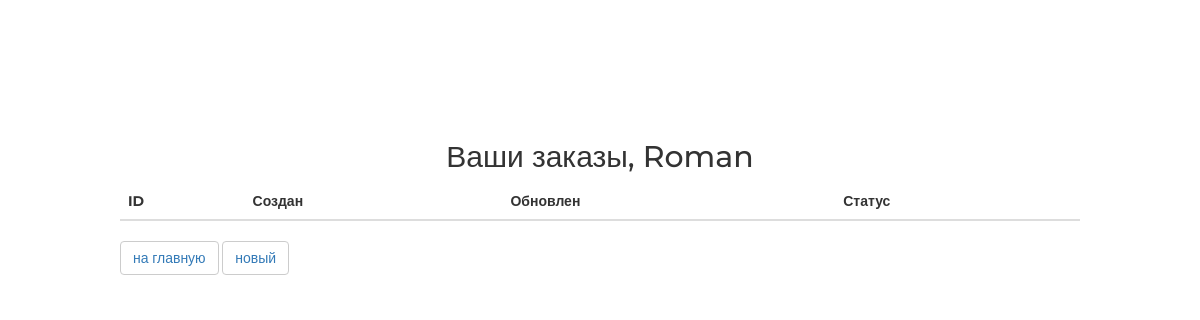
The app's page /order/ (signed in), older data.
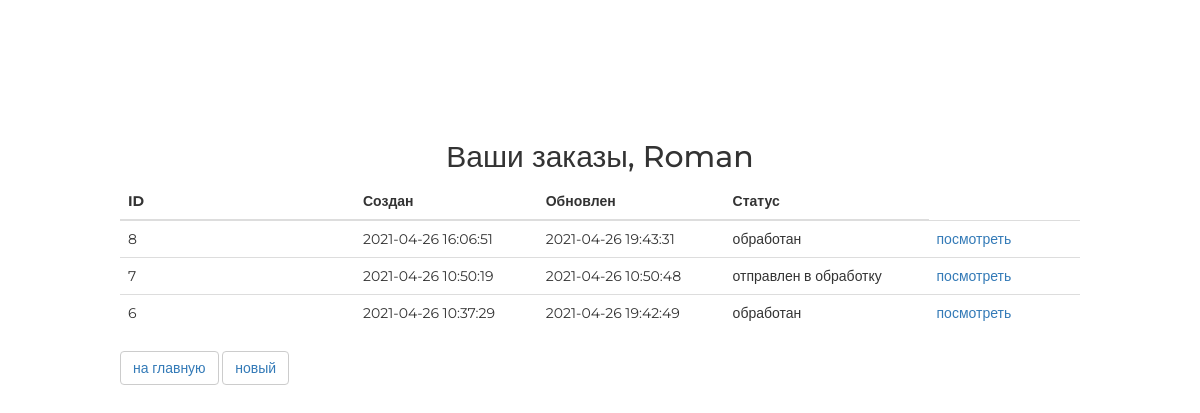
The same page, newer data.
### authapp/models.py (models this page shows, shortened)
class ShopUser(AbstractUser):
    avatar = models.ImageField(upload_to='users_avatars', blank=True)
    age = models.PositiveSmallIntegerField(verbose_name='возраст', blank=True)
    activation_key = models.CharField(max_length=128, blank=True)
    activation_key_expires = models.DateTimeField(auto_now_add=True, blank=True, null=True)

### ordersapp/models.py (models this page shows, shortened)
class Order(models.Model):
    FORMING = 'FM'
    SENT_TO_PROCEED = 'STP'
    PROCEEDED = 'PRO'
    PAID = 'PD'
    READY = 'RDY'
    CANCEL = 'CNC'
    ORDER_STATUSES = (
        (FORMING, 'формируется'),
        (SENT_TO_PROCEED, 'отправлен в обработку'),
        (PROCEEDED, 'обработан'),
        (PAID, 'оплачен'),
        (READY, 'готов к выдаче'),
        (CANCEL, 'отменен'),
    )
    user = models.ForeignKey(settings.AUTH_USER_MODEL, on_delete=models.CASCADE)
    created = models.DateTimeField(auto_now_add=True, verbose_name='создан')
    updated = models.DateTimeField(auto_now=True, verbose_name='изменен')
    status = models.CharField(choices=ORDER_STATUSES, default=FORMING, verbose_name='статус', max_length=3)
    is_active = models.BooleanField(default=True, verbose_name='статус')
    class Meta:
        ordering = ('-created',)
        verbose_name = 'заказ'
        verbose_name_plural = 'заказы'

### ordersapp/views.py (the view)
# urls.py: path('', ordersapp.OrderList.as_view(), name='orders_list'),
class OrderList(ListView):
    model = Order
    def get_queryset(self):
        return Order.objects.filter(user=self.request.user)

### mainapp/context_processors.py (called while the page is built)
def basket(request):
    print(f'context processor basket works')
    basket = []
    if request.user.is_authenticated:
        basket = Basket.objects.filter(user=request.user).order_by('product__category')
    return {
        'basket': basket,
    }

### ordersapp/templates/ordersapp/order_list.html (shortened to what this page needs)
{% extends 'ordersapp/base.html' %}
{% load static %}
{% block content %}
   <div class="h2 text-center head">
       Ваши заказы,
       {% if user.first_name %}
           {{ user.first_name|title}}
       {% else %}
           Пользователь
       {% endif %}
   </div>
   <table class="table orders_list">
       <thead>
         <tr>
           <th>ID</th>
           <th>Создан</th>
           <th>Обновлен</th>
           <th>Статус</th>
         </tr>
       </thead>
       <tbody>
           {% for item in object_list %}
               {% if item.is_active %}
               <tr>
                   <td class="td1 orders_list">{{ item.pk }}</td>
                   <td>{{ item.created|date:"Y-m-d H:i:s" }}</td>
                   <td>{{ item.updated|date:"Y-m-d H:i:s" }}</td>
                   <td>{{ item.get_status_display }}</td>
                   <td>
                       <a href="{% url 'ordersapp:order_read' item.pk %}">
                           посмотреть
                       </a>
                   </td>
                   <td>
                   </td>
                   <td>
                   </td>
               </tr>
               {% endif %}
           {% endfor %}
       </tbody>
   </table>
   <button class="btn btn-default btn-round">
       <a href="{% url 'main' %}">
           на главную
       </a>
   </button>
   <button class="btn btn-default btn-round">
       <a href="{% url 'ordersapp:order_create' %}">
           новый
       </a>
   </button>
{% endblock %}

### ordersapp/templates/ordersapp/base.html (shortened to what this page needs)
<!DOCTYPE html>
{% load static %}
<html>
<head>
   {% block css %}
       <link rel="stylesheet" type="text/css" href="{% static 'css/bootstrap.min.css' %}">
       <link rel="stylesheet" type="text/css" href="{% static 'css/style.css' %}">
       <link rel="stylesheet" href="{% static 'fonts/font-awesome/css/font-awesome.css' %}">
   {% endblock %}
</head>
<body>
  <div class="order_container" style = "padding:10%" >
       {% block content %}
       {% endblock %}
  </div>
</body>
</html>

### static/css/style.css (style rules this page uses)
* { margin: 0; padding: 0; }
body { font-family: 'Montserrat', sans-serif; }
html, body { height: 100%; }
table { width: 100%; }
td:first-child { width: 235px; }

Row changes from the older to the newer data that the page shows:
added Order: pk "8", created "2021-04-26 16:06:51", updated "2021-04-26 19:43:31", status "обработан"
added Order: pk "7", created "2021-04-26 10:50:19", updated "2021-04-26 10:50:48", status "отправлен в обработку"
added Order: pk "6", created "2021-04-26 10:37:29", updated "2021-04-26 19:42:49", status "обработан"
